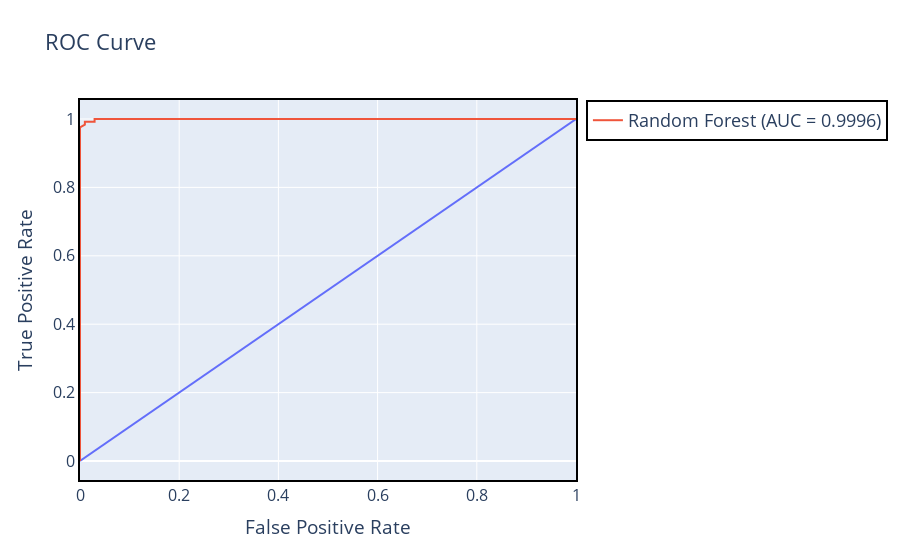

Notebook source saved alongside this figure:
### Code cell
show_roc_curve(random_forest, "Random Forest", X_test, y_test)

### Figure 1 — Plotly figure (JSON) as saved in the notebook; plotly's stock layout.template omitted (floating-point values rounded to 4 significant figures)
{"data": [{"hovertemplate": "False Positive Rate=%{x}<br>True Positive Rate=%{y}<extra></extra>", "legendgroup": "", "line": {"color": "#636efa", "dash": "solid"}, "marker": {"symbol": "circle"}, "mode": "lines", "name": "", "orientation": "v", "showlegend": false, "type": "scatter", "x": [0, 1], "xaxis": "x", "y": [0, 1], "yaxis": "y"}, {"mode": "lines", "name": "Random Forest (AUC = 0.9996)", "type": "scatter", "x": [0, 0, 0, 0, 0, 0, 0, 0, 0, 0, 0, 0, 0, 0, 0, 0, 0, 0, 0, 0, 0, 0, 0, 0, 0, 0, 0, 0, 0, 0, 0.009804, 0.009804, 0.02941, 0.02941, 0.05882, 0.09804, 0.1078, 0.1275, 0.1863, 0.1961, 0.2451, 0.2647, 0.2941, 0.3039, 0.3431, 0.3725, 0.4118, 0.4608, 0.5, 0.5588, 0.5882, 0.6275, 0.6569, 0.6961, 0.7255, 0.7451, 0.7745, 0.8431, 0.902, 0.9216, 0.9314, 0.9804, 1], "y": [0, 0.008264, 0.01653, 0.06612, 0.07438, 0.09091, 0.1405, 0.1653, 0.2231, 0.2727, 0.2975, 0.3636, 0.4132, 0.4463, 0.4959, 0.5372, 0.595, 0.6446, 0.6612, 0.719, 0.7273, 0.7438, 0.7686, 0.8017, 0.8512, 0.9174, 0.9339, 0.9504, 0.9669, 0.9752, 0.9835, 0.9917, 0.9917, 1, 1, 1, 1, 1, 1, 1, 1, 1, 1, 1, 1, 1, 1, 1, 1, 1, 1, 1, 1, 1, 1, 1, 1, 1, 1, 1, 1, 1, 1]}], "layout": {"font": {"size": 16}, "legend": {"bordercolor": "Black", "borderwidth": 2, "font": {"size": 18}, "tracegroupgap": 0}, "title": {"text": "ROC Curve"}, "xaxis": {"anchor": "y", "domain": [0, 1], "linecolor": "black", "linewidth": 2, "mirror": true, "showline": true, "title": {"text": "False Positive Rate"}}, "yaxis": {"anchor": "x", "domain": [0, 1], "linecolor": "black", "linewidth": 2, "mirror": true, "showline": true, "title": {"text": "True Positive Rate"}}}}
